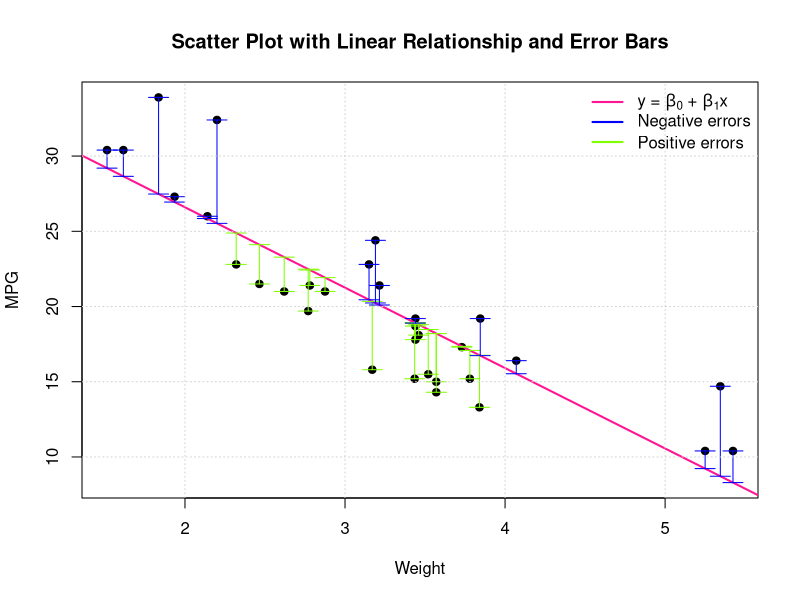
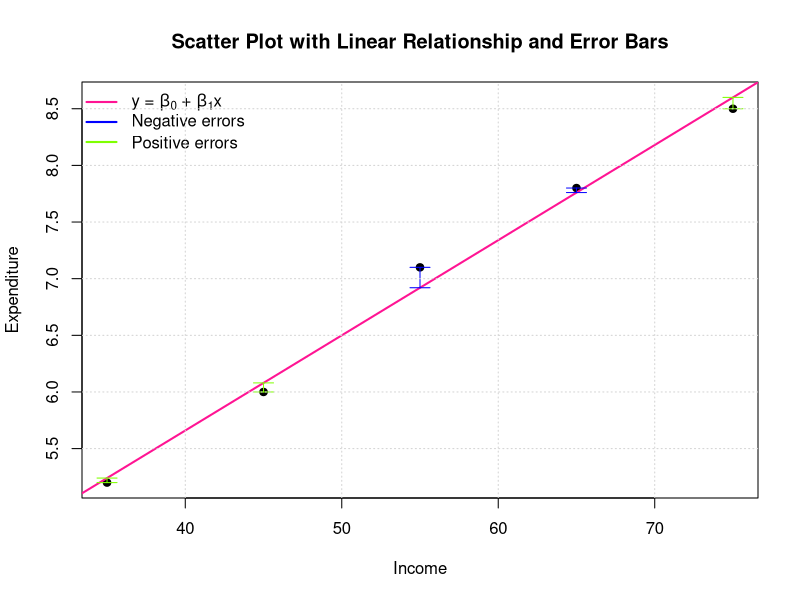

These charts were generated, in order, by the following R code:
## ---- chunk 1
knitr::opts_chunk$set(echo = T, warning = F, message = F)
## ---- chunk 2

# Set seed for reproducibility
set.seed(123)

# Generate data for x
x <- mtcars$wt #seq(1, 20, by = 1)

# Generate corresponding y values with a linear relationship and added noise (error)
y <- mtcars$mpg #2 * x + rnorm(length(x), mean = 0, sd = 5)

# Calculate the fitted values from the linear regression model
model <- lm(y ~ x)
fitted_values <- model$fitted.values

# Calculate errors (residuals)
errors <- y - fitted_values

# Plot scatter plot with linear relationship and errors
plot(x, y, main = "Scatter Plot with Linear Relationship and Error Bars",
     xlab = "Weight", ylab = "MPG", pch = 19, col = "black", ylim = c(min(y, fitted_values), max(y, fitted_values)   )  )

# Add the linear regression line
abline(model, col = "deeppink", lwd = 2)

# Add vertical error bars to represent the residuals
iii = errors < 0
arrows(x[iii], fitted_values[iii], x[iii], y[iii], angle = 90, code = 3, length = 0.1, col = "chartreuse1")


# Add vertical error bars to represent the residuals
iii = errors > 0
arrows(x[iii], fitted_values[iii], x[iii], y[iii], angle = 90, code = 3, length = 0.1, col = "blue")


legend("topright", legend = c(expression(paste("y = ", beta[0], " + ", beta[1], "x")), "Negative errors", "Positive errors"),
       col = c("deeppink", "blue", "chartreuse1"), lwd = 2, pch = c(NA, NA, NA), bty = "n", lty = 1, seg.len = 2)

# Add grid for better visualization
grid()



## ---- chunk 3
library(knitr)

Income <- c(35, 45, 55, 65, 75)
Expenditure <- c(5.2, 6.0, 7.1, 7.8, 8.5)

data <- data.frame(
  `Income (in 1000)`= Income,
  `Food Expenditure (in 100)` = Expenditure
)
kable(data, col.names = c("Income (in 1000)", "Food Expenditure(in 100)"))
## ---- chunk 4
# Load necessary libraries
library(knitr)
library(kableExtra)

Income <- c(35, 45, 55, 65, 75)
Expenditure <- c(5.2, 6.0, 7.1, 7.8, 8.5)
# Create a data frame with the values
data <- data.frame(
  `Income (in 1000)`= Income,
  `Food Expenditure (in 1000)` = Expenditure,
  `Income^2` = Income^2,
  `Expenditure^2` = Expenditure^2,
  `Income * Expenditure` = Income * Expenditure
)

# Calculate the sums
sum_xi <- sum(data[,1])
sum_yi <- sum(data[,2])
sum_xi_sq <- sum(data[,3])
sum_yi_sq <- sum(data[,4])
sum_xi_yi <- sum(data[,5])

# Add a row of sums to the data frame
data <- rbind(data, c(sum_xi, sum_yi, sum_xi_sq, sum_yi_sq, sum_xi_yi))


# Create the kable table
kable(data, format = "html", escape = FALSE,
      col.names = c("$x_i$", "$y_i$", "$x_i^2$", "$y_i^2$", "$x_i y_i$")) %>%
  kable_styling(bootstrap_options = "striped", full_width = F) %>%
  row_spec(nrow(data), bold = TRUE) %>%  # Bold the last row
  row_spec(nrow(data) - 1, hline_after = TRUE) %>%
  footnote(general = "The last row contains the sums for each column.") # Add a double line before the last row
## ---- chunk 5

# Set seed for reproducibility
set.seed(123)

# Generate data for x
x <- Income

# Generate corresponding y values with a linear relationship and added noise (error)
y <- Expenditure

# Calculate the fitted values from the linear regression model
model <- lm(y ~ x)
fitted_values <- model$fitted.values

# Calculate errors (residuals)
errors <- y - fitted_values

# Plot scatter plot with linear relationship and errors
plot(x, y, main = "Scatter Plot with Linear Relationship and Error Bars",
     xlab = "Income", ylab = "Expenditure", pch = 19, col = "black", ylim = c(min(y, fitted_values), max(y, fitted_values)   )  )

# Add the linear regression line
abline(model, col = "deeppink", lwd = 2)

# Add vertical error bars to represent the residuals
iii = errors < 0
arrows(x[iii], fitted_values[iii], x[iii], y[iii], angle = 90, code = 3, length = 0.1, col = "chartreuse1")


# Add vertical error bars to represent the residuals
iii = errors > 0
arrows(x[iii], fitted_values[iii], x[iii], y[iii], angle = 90, code = 3, length = 0.1, col = "blue")


legend("topleft", legend = c(expression(paste("y = ", beta[0], " + ", beta[1], "x")), "Negative errors", "Positive errors"),
       col = c("deeppink", "blue", "chartreuse1"), lwd = 2, pch = c(NA, NA, NA), bty = "n", lty = 1, seg.len = 2)

# Add grid for better visualization
grid()



## ---- chunk 6
# Load necessary libraries
library(knitr)
library(kableExtra)

Income <- c(35, 45, 55, 65, 75)
Expenditure <- c(5.2, 6.0, 7.1, 7.8, 8.5)
mod <- lm(Expenditure ~ Income)
Pred <- mod$fitted.values
Res <- mod$residuals
# Create a data frame with the values
data <- data.frame(
  `Income (in 1000)`= Income,
  `Food Expenditure (in 1000)` = Expenditure,
  `Income^2` = Income^2,
  `Expenditure^2` = Expenditure^2,
  `Income * Expenditure` = Income * Expenditure,
  Residuals = Pred,
  Errors = Res
)




# Create the kable table
kable(data, format = "html", escape = FALSE,
      col.names = c("$x_i$", "$y_i$", "$x_i^2$", "$y_i^2$", "$x_i y_i$", "$\\widehat{y}_i$", "$e_i$") ) %>%
  kable_styling(bootstrap_options = "striped", full_width = F) 
## ---- chunk 7
income_data = data.frame(
  Income = c(35, 45, 55, 65, 75),
  Expenditure = c(5.2, 6.0, 7.1, 7.8, 8.5)
)

kable(income_data)
## ---- chunk 8
income_data
## ---- chunk 9
my_model = lm(Expenditure ~ Income, data = income_data)
summary(my_model)
